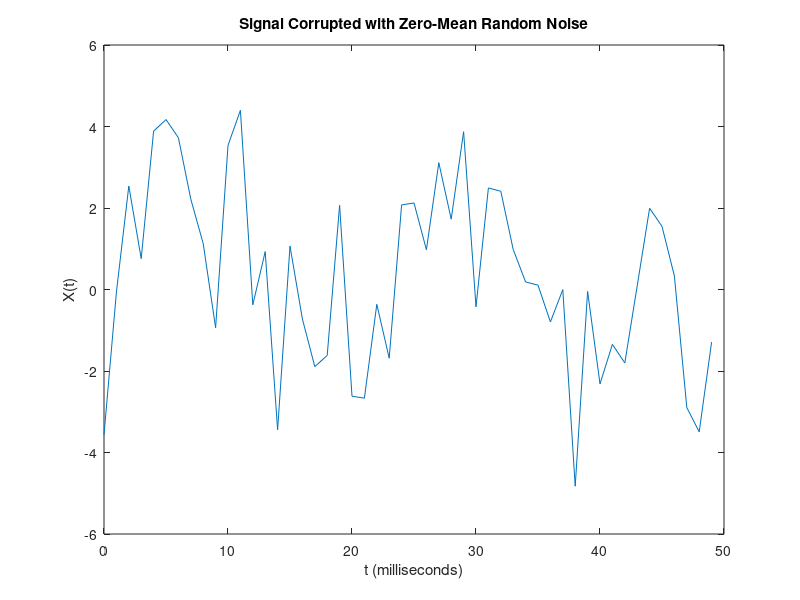
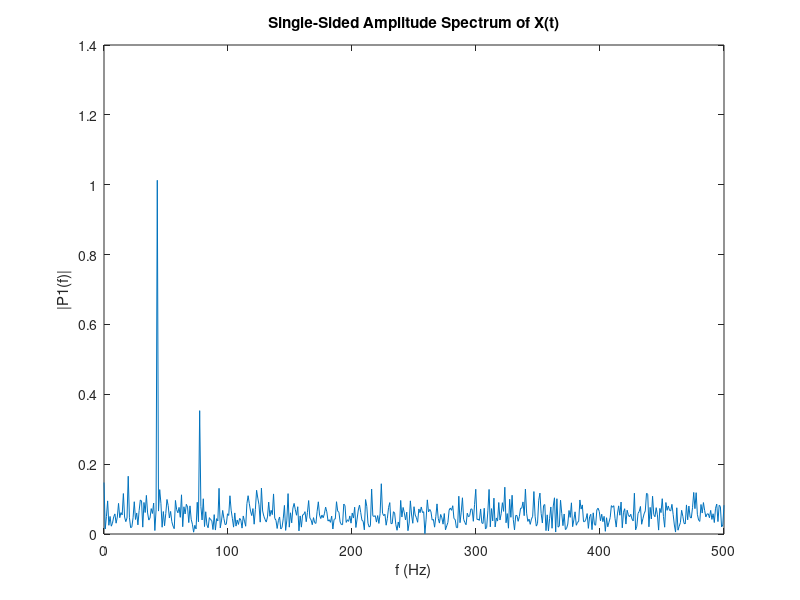

These charts were generated, in order, by the following MATLAB code:
clc; clearvars; close all;
Fs = 1000;            % Sampling frequency
T = 1/Fs;             % Sampling period
L = 1500;             % Length of signal
t = (0:L-1)*T;        % Time vector

% TODO: Form a signal containing a 77 Hz sinusoid of amplitude 0.7 and a 43Hz sinusoid of amplitude 2.
S = 0.7 * sin(2 * pi * 77 * t) + 2 * sin(2 * pi * 43 * t);

% Corrupt the signal with noise
X = S + 2*randn(size(t));

% Plot the noisy signal in the time domain. It is difficult to identify the frequency components by looking at the signal X(t).
figure;
plot(1000*t(1:50) ,X(1:50))
title('Signal Corrupted with Zero-Mean Random Noise')
xlabel('t (milliseconds)')
ylabel('X(t)')

% TODO : Compute the Fourier transform of the signal.
% Specify total number of FFT points - do 1024
N = 1024;
Xf = fft(X, N);

% TODO : Compute the two-sided spectrum P2. Then compute the single-sided spectrum P1 based on P2 and the even-valued signal length L.
P1 = abs(Xf / N); % Usually normalise by the length of the signal
P1 = P1(1 : N/2 + 1);

% Plotting
figure;
f = Fs*(0:(N/2))/N; % Changed from L to N
plot(f,P1)
title('Single-Sided Amplitude Spectrum of X(t)')
xlabel('f (Hz)')
ylabel('|P1(f)|')